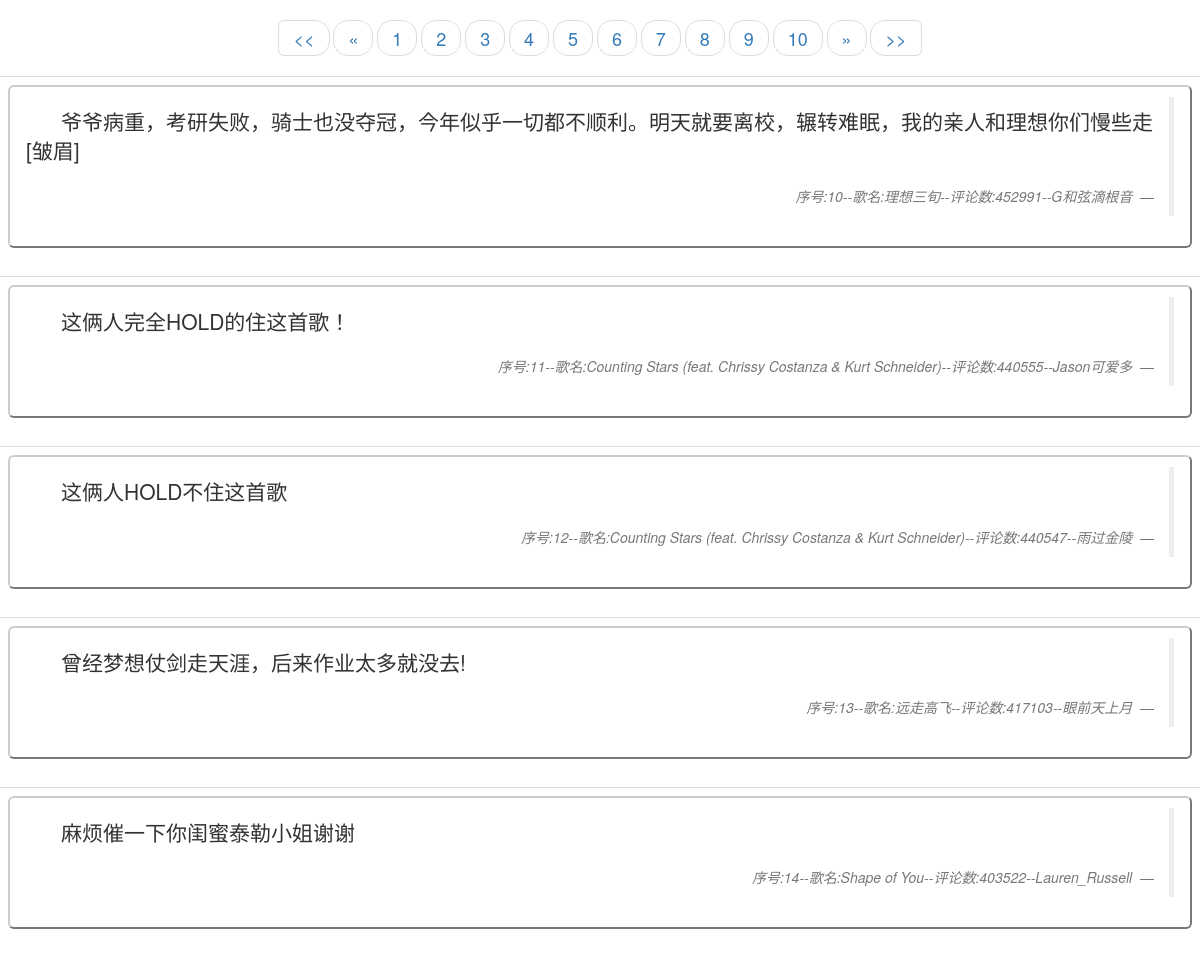
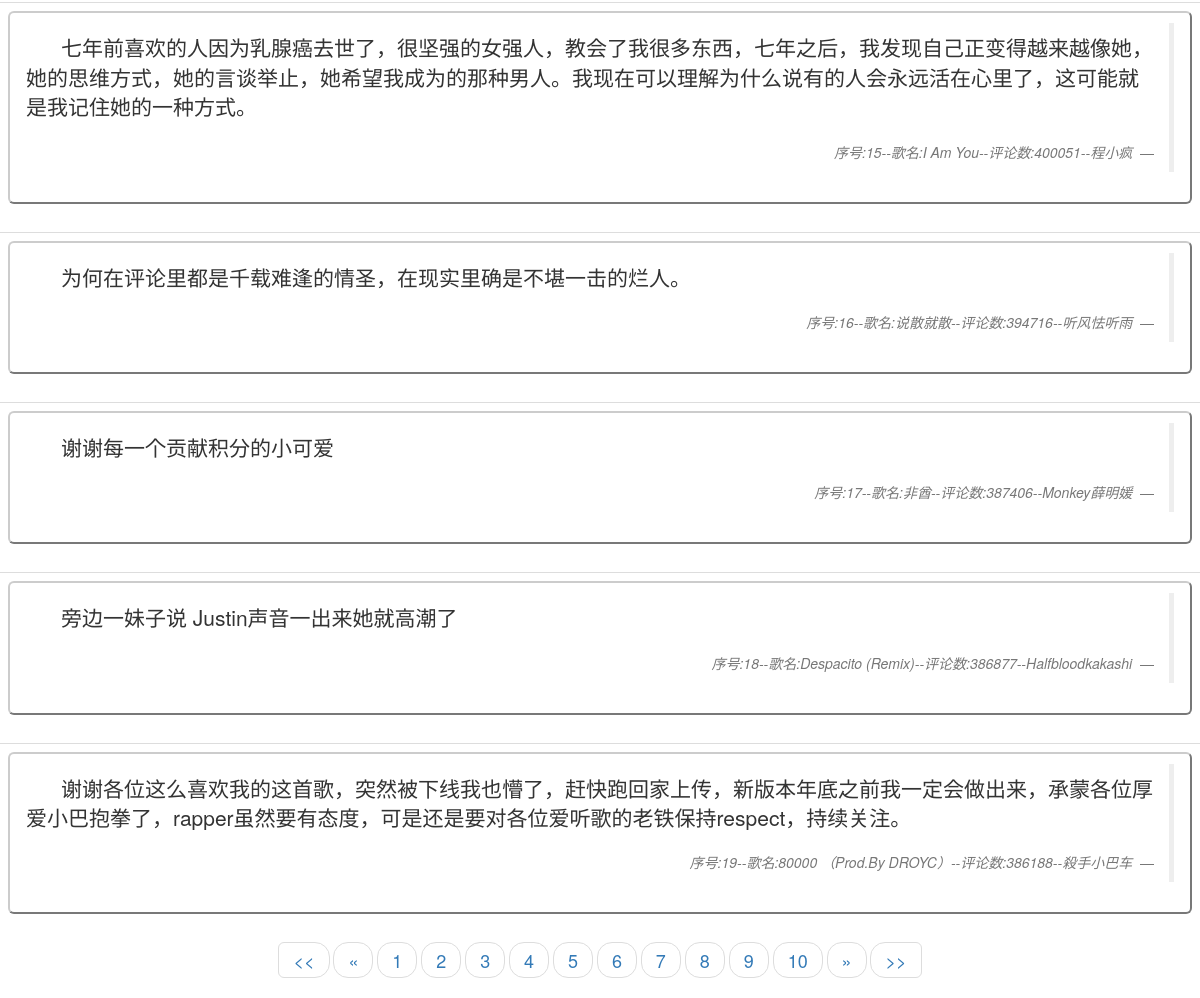
Page /net163?cur_page=2 on the committed database (2 pictures, top to bottom).
### comment/models.py (models this page shows)
class comment(models.Model):
    txt = models.TextField()#评论内容
    footer=models.CharField(max_length=256)#评论脚本
    def __str__(self):
        tp = '<comment:[txt:{txt},footer:{footer}]>'
        return tp.format(txt=self.txt,footer=self.footer)

### comment/views.py (the view)
# urls.py: url(r'^net163', net163_views.net163),
def net163(request):
    try:
        cur_page = int(request.GET.get('cur_page', '1'))
    except ValueError:
        cur_page = 1
    pagination = Pagination.create_pagination(
            from_name='comment.models',
            model_name='comment',
            cur_page=cur_page,
            start_page_omit_symbol='...',
            end_page_omit_symbol='...',
            one_page_data_size=10,
            show_page_item_len=10)
    return render(request, 'Net163.html', {'pagination': pagination})

### templates/Net163.html (shortened to what this page needs)
<!DOCTYPE html>
<html lang="en">
<head>
    <link rel="stylesheet" href="https://cdn.bootcss.com/bootstrap/3.3.7/css/bootstrap.min.css">
</head>
<body>
<nav aria-label="Page navigation">
  <ul class="pager pagination-lg">
   {% if pagination.cur_page != 1 %}
    <li><a href="?cur_page=1"><<</a></li>
    <li>
      <a href="?cur_page={{ pagination.pre_page }}" aria-label="Previous">
        <span aria-hidden="true">«</span>
      </a>
    </li>
   {% endif %}
   {% for page_item in pagination.page_items %}
    {% if page_item == pagination.cur_page %}
        <li><a href="?cur_page={{ page_item }}">{{ page_item }}</a></li>
    {% else %}
        <li><a href="?cur_page={{ page_item }}">{{ page_item }}</a></li>
    {% endif %}
   {% endfor%}
   {% if pagination.cur_page != pagination.all_page %}
    <li>
      <a href="?cur_page={{ pagination.next_page }}" aria-label="Next">
        <span aria-hidden="true">»</span>
      </a>
    </li>
    <li><a href="?cur_page={{ pagination.all_page }}">>></a></li>
   {% endif %}
  </ul>
</nav>
{% for txt in pagination.objs %}
    <table class="table">
        <tr>
            <td>
                <button type="button" class="btn-default btn-lg btn-block">
                    <blockquote class="blockquote-reverse">
                        <p class="text-left lead" >&nbsp;&nbsp;&nbsp;&nbsp;&nbsp;&nbsp;{{ txt.txt }}</p>
                        <footer> <cite title="Source
                                Title">{{ txt.footer }} </cite></footer>
                    </blockquote>
                </button>
            </td>
        </tr>
    </table>
{% endfor %}
<nav aria-label="Page navigation">
  <ul class="pager pagination-lg">
   {% if pagination.cur_page != 1 %}
    <li><a href="?cur_page=1"><<</a></li>
    <li>
      <a href="?cur_page={{ pagination.pre_page }}" aria-label="Previous">
        <span aria-hidden="true">«</span>
      </a>
    </li>
   {% endif %}
   {% for page_item in pagination.page_items %}
    {% if page_item == pagination.cur_page %}
        <li><a href="?cur_page={{ page_item }}">{{ page_item }}</a></li>
    {% else %}
        <li><a href="?cur_page={{ page_item }}">{{ page_item }}</a></li>
    {% endif %}
   {% endfor%}
   {% if pagination.cur_page != pagination.all_page %}
    <li>
      <a href="?cur_page={{ pagination.next_page }}" aria-label="Next">
        <span aria-hidden="true">»</span>
      </a>
    </li>
    <li><a href="?cur_page={{ pagination.all_page }}">>></a></li>
   {% endif %}
  </ul>
</nav>
</body>
</html>

### rows in the picture
comment: txt "爷爷病重，考研失败，骑士也没夺冠，今年似乎一切都不顺利。明天就要离校，辗转难眠，我的亲人和理想你们慢些走[皱眉]", footer "序号:10--歌名:理想三旬--评论数:452991--G和弦滴根音"
comment: txt "这俩人完全HOLD的住这首歌！", footer "序号:11--歌名:Counting Stars (feat. Chrissy Costanza & Kurt Schneider)--评论数:440555--Jason可爱多"
comment: txt "这俩人HOLD不住这首歌", footer "序号:12--歌名:Counting Stars (feat. Chrissy Costanza & Kurt Schneider)--评论数:440547--雨过金陵"
comment: txt "曾经梦想仗剑走天涯，后来作业太多就没去!", footer "序号:13--歌名:远走高飞--评论数:417103--眼前天上月"
comment: txt "麻烦催一下你闺蜜泰勒小姐谢谢", footer "序号:14--歌名:Shape of You--评论数:403522--Lauren_Russell"
comment: txt "七年前喜欢的人因为乳腺癌去世了，很坚强的女强人，教会了我很多东西，七年之后，我发现自己正变得越来越像她，她的思维方式，她的言谈举止，她希望我成为的那种男人。我现在可以理解为什么说有的人会永远活在心里了，这可能就是我记住她的一种方式。", footer "序号:15--歌名:I Am You--评论数:400051--程小疯"
comment: txt "为何在评论里都是千载难逢的情圣，在现实里确是不堪一击的烂人。", footer "序号:16--歌名:说散就散--评论数:394716--听风怯听雨"
comment: txt "谢谢每一个贡献积分的小可爱", footer "序号:17--歌名:非酋--评论数:387406--Monkey薛明媛"
comment: txt "旁边一妹子说 Justin声音一出来她就高潮了", footer "序号:18--歌名:Despacito (Remix)--评论数:386877--Halfbloodkakashi"
comment: txt "谢谢各位这么喜欢我的这首歌，突然被下线我也懵了，赶快跑回家上传，新版本年底之前我一定会做出来，承蒙各位厚爱小巴抱拳了，rapper虽然要有态度，可是还是要对各位爱听歌的老铁保持respect，持续关注。", footer "序号:19--歌名:80000 （Prod.By DROYC）--评论数:386188--殺手小巴车"

### other values in the picture
{{ page_item }} "1" "3" "4" "5" "6" "7" "8" "9" "10"
{{ page_item }} "2"
